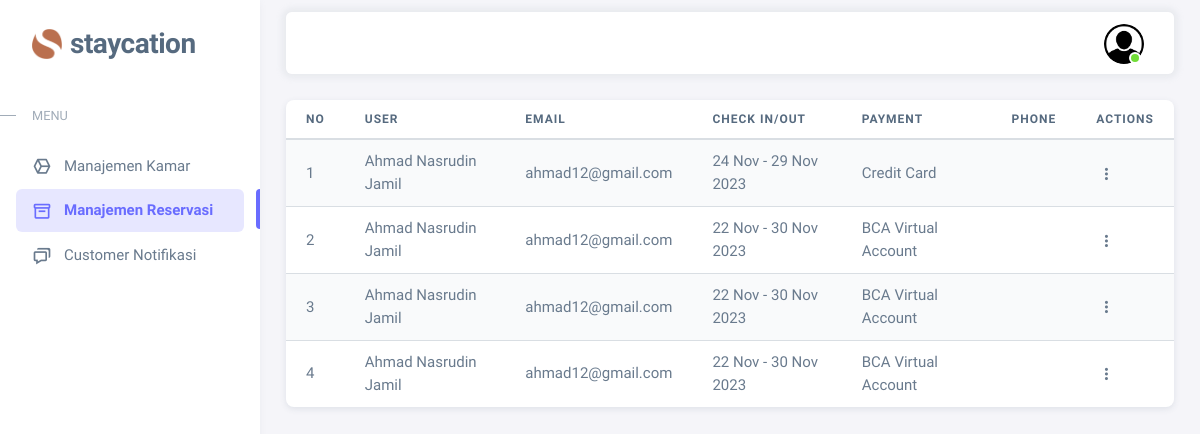
The page /dashboard/hotel/reservasi.php (signed in) on the database as committed earlier.
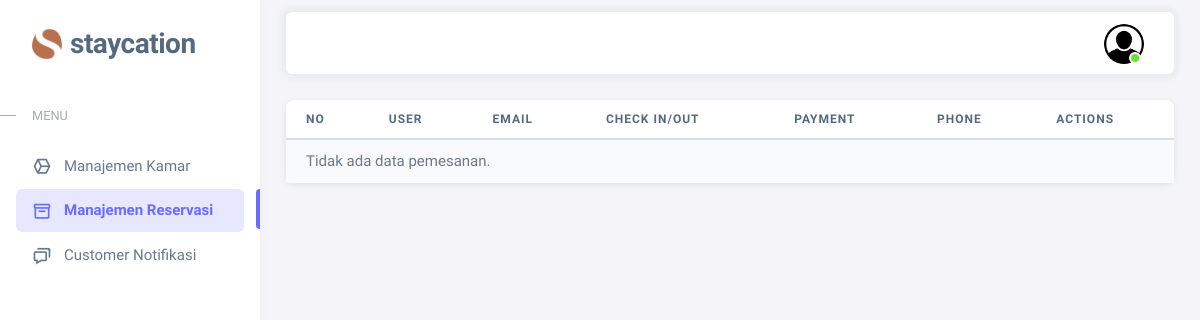
The same page on the database as committed later.
### tables this page shows
CREATE TABLE `pemesanan` (
  `ID_PEMESANAN` int(11) NOT NULL,
  `EMAIL_TAMU` varchar(40) NOT NULL,
  `ID_HOTEL` int(11) NOT NULL,
  `ID_METODE_PEMBAYARAN` int(11) NOT NULL,
  `TGL_PEMESANAN` timestamp NOT NULL DEFAULT current_timestamp() ON UPDATE current_timestamp(),
  `TGL_CEKIN` datetime NOT NULL,
  `TGL_CEKOUT` datetime NOT NULL,
  `TOTAL_BIAYA` decimal(10,0) NOT NULL
);

CREATE TABLE `tamu` (
  `EMAIL_TAMU` varchar(40) NOT NULL,
  `PASSWORD` varchar(255) NOT NULL,
  `NAMA_TAMU` varchar(50) NOT NULL,
  `ALAMAT` varchar(50) NOT NULL,
  `NO_TELEPON_TAMU` varchar(15) NOT NULL,
  `TANGGAL_LAHIR` date NOT NULL,
  `FOTO` varchar(255) NOT NULL
);

CREATE TABLE `metode_pembayaran` (
  `ID_METODE_PEMBAYARAN` int(11) NOT NULL,
  `NAMA_METODE_PEMBAYARAN` enum('BCA Virtual Account','Credit Card','Mandiri Virtual Account') NOT NULL
);

### dashboard/hotel/reservasi.php (the view, shortened to what this page needs)
<?php
    include '../../controller/koneksi.php';
    include '../../partials/header-hotel.php'
?>
    <div class="content-wrapper">
      <div class="container-xxl flex-grow-1 container-p-y">
        <div class="card mb-4">
          <table class="table table-striped">
            <thead>
              <tr>
                <th>no</th>
                <th>User</th>
                <th>Email</th>
                <th>Check in/out</th>
                <th>Payment</th>
                <th>phone</th>
                <th>Actions</th>
              </tr>
            </thead>
            <tbody class="table-border-bottom-0">
            <?php
            $id_hotel = $_SESSION['id_hotel'];
            $query = "SELECT pemesanan.id_pemesanan,tamu.nama_tamu, tamu.email_tamu, pemesanan.tgl_cekin, pemesanan.tgl_cekout,
                    metode_pembayaran.nama_metode_pembayaran, tamu.no_telepon_tamu
                FROM pemesanan
                JOIN tamu ON pemesanan.email_tamu = tamu.email_tamu
                JOIN hotel ON pemesanan.id_hotel = hotel.id_hotel
                JOIN metode_pembayaran ON pemesanan.id_metode_pembayaran = metode_pembayaran.id_metode_pembayaran
                WHERE hotel.id_hotel = $id_hotel
                GROUP BY pemesanan.id_pemesanan
                ORDER BY pemesanan.tgl_cekin DESC";
            $result = $koneksi->query($query);
            if ($result->num_rows > 0) {
                $counter = 1;
                while ($row = $result->fetch_assoc()) {
                ?>
                <tr>
                    <td><?php echo $counter; ?> </td>
                    <td><?php echo $row['nama_tamu']; ?></td>
                    <td><?php echo $row['email_tamu']; ?></td>
                    <td><?php echo date('d M', strtotime($row["tgl_cekin"])) . ' - ' . date('d M Y', strtotime($row["tgl_cekout"])); ?></td>
                    <td><?php echo $row['nama_metode_pembayaran']; ?></td>
                    <td><?php echo $row['no_telepon_tamu']; ?></td>
                    <td>
                        <div class="dropdown">
                            <button type="button" class="btn p-0 dropdown-toggle hide-arrow" data-bs-toggle="dropdown">
                                <i class="bx bx-dots-vertical-rounded"></i>
                            </button>
                        </div>
                    </td>
                </tr>
                <?php
                    $counter++;
                }
            } else {
                echo '<tr><td colspan="9">Tidak ada data pemesanan.</td></tr>';
            }
            ?>
            </tbody>
          </table>
        </div>
    </div>
<?php
    include '../../partials/footer-hotel.php'
?>

Rows that differ between the two databases and show on the page:
removed pemesanan: EMAIL_TAMU.NAMA_TAMU "Ahmad Nasrudin Jamil", EMAIL_TAMU.EMAIL_TAMU "ahmad12@gmail.com", TGL_CEKIN "24 Nov", TGL_CEKOUT "29 Nov 2023", ID_METODE_PEMBAYARAN.NAMA_METODE_PEMBAYARAN "Credit Card"
removed pemesanan: EMAIL_TAMU.NAMA_TAMU "Ahmad Nasrudin Jamil", EMAIL_TAMU.EMAIL_TAMU "ahmad12@gmail.com", TGL_CEKIN "22 Nov", TGL_CEKOUT "30 Nov 2023", ID_METODE_PEMBAYARAN.NAMA_METODE_PEMBAYARAN "BCA Virtual Account"
removed pemesanan: EMAIL_TAMU.NAMA_TAMU "Ahmad Nasrudin Jamil", EMAIL_TAMU.EMAIL_TAMU "ahmad12@gmail.com", TGL_CEKIN "22 Nov", TGL_CEKOUT "30 Nov 2023", ID_METODE_PEMBAYARAN.NAMA_METODE_PEMBAYARAN "BCA Virtual Account"
removed pemesanan: EMAIL_TAMU.NAMA_TAMU "Ahmad Nasrudin Jamil", EMAIL_TAMU.EMAIL_TAMU "ahmad12@gmail.com", TGL_CEKIN "22 Nov", TGL_CEKOUT "30 Nov 2023", ID_METODE_PEMBAYARAN.NAMA_METODE_PEMBAYARAN "BCA Virtual Account"
Other text that changed with them:
text now shown: "Tidak ada data pemesanan."
